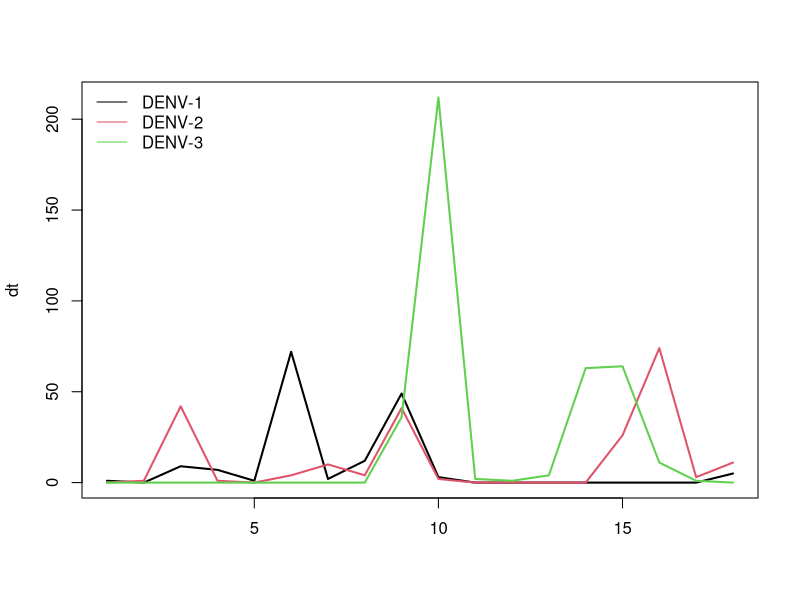

This figure's R source:
dt <- read.table("..//denv_serotypes_Rio.csv", sep = "\t", header = TRUE)
matplot(dt, type = "l", lwd = 2, col = 1:3, lty =1)
legend(x="topleft", legend = c("DENV-1", "DENV-2", "DENV-3"), col = 1:3, lty = 1, bty = "n")
